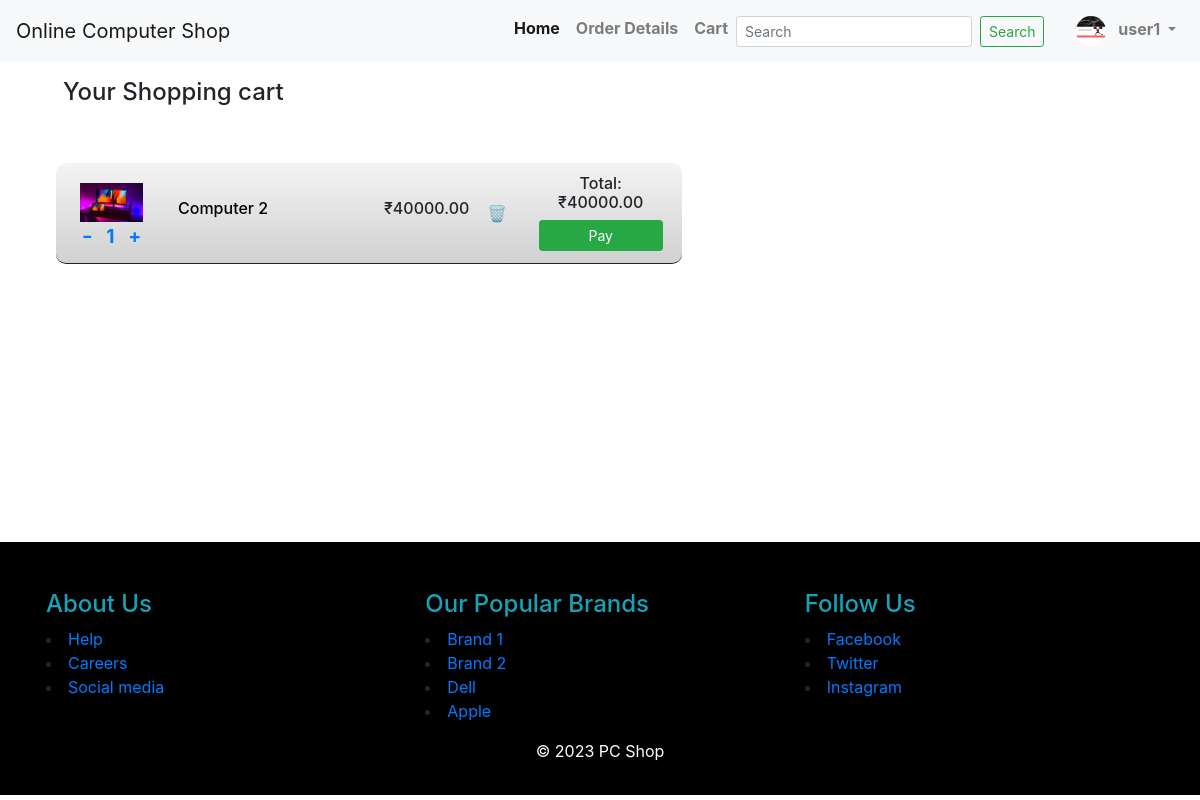
Page /cart (signed in) on the committed database.
### cart/models.py (models this page shows, shortened)
class CartItem(models.Model):
    STATUS_CHOICES = [
        ('orderPlaced', 'orderPlaced'),
        ('noOrderPlaced', 'noOrderPlaced'),
    ]
    cart = models.ForeignKey(Cart, on_delete=models.CASCADE)
    computer = models.ForeignKey(Computer, on_delete=models.CASCADE)
    quantity = models.IntegerField()
    price = models.DecimalField(max_digits=10, decimal_places=2)
    created_at = models.DateTimeField(auto_now_add=True)
    status = models.CharField(max_length=20, choices=STATUS_CHOICES, default='noOrderPlaced')

### computers/models.py (models this page shows, shortened)
class Computer(models.Model):
    name = models.CharField(max_length=100)
    brand = models.ForeignKey(Brand, on_delete=models.CASCADE)
    description = models.TextField()
    price = models.DecimalField(max_digits=10, decimal_places=2)
    stock = models.IntegerField()
    category = models.ForeignKey(Category, on_delete=models.CASCADE)
    processor = models.CharField(max_length=100)
    ram = models.IntegerField()  # in GB
    storage = models.CharField(max_length=100)  # e.g., '256GB SSD'
    custom_specs = models.TextField(blank=True, null=True)
    image1 = models.ImageField(upload_to='computers', blank=True, null=True)
    image2 = models.ImageField(upload_to='computers', blank=True, null=True)
    image3 = models.ImageField(upload_to='computers', blank=True, null=True)

class Brand(models.Model):
    name = models.CharField(max_length=100)
    description = models.TextField()
    logo = models.ImageField(upload_to='brands', blank=True, null=True)
    created_at = models.DateField(auto_now_add=True)
    def __str__(self):
        return self.name

### cart/views.py (the view)
# urls.py: path('', views.cart_list, name='cart_list'),
def cart_list(request):
    if not request.user.is_authenticated:
        return redirect('login')
    cart, created = Cart.objects.get_or_create(user=request.user)
    cart_items = CartItem.objects.filter(cart=cart, status='noOrderPlaced').order_by('-created_at')
    for item in cart_items:
        item.total_price = item.price * item.quantity
    return render(request, 'cart.html', {'cart_items':cart_items})

### home/context_processors.py (called while the page is built)
def user_profile(request):
    if request.user.is_authenticated:
        try:
            profile = request.user.profile
            profile_photo_url = profile.profile_photo.url if profile.profile_photo else static('images/default-profile.png')
        except User.profile.RelatedObjectDoesNotExist:
            profile_photo_url = static('images/user.png')
        return {
            'profile_photo_url': profile_photo_url
        }
    return {}

def allBrands(request):
    brands = Brand.objects.all()
    return {'brands':brands}

### templates/cart.html (shortened to what this page needs)
{% extends 'base.html' %}
{% load static %}
{% block content %}
<section>
    <div  class="container-fluid ">
        <div class="row pl-5">
            <div class="col-md-7" style="min-height: 30em;">
                <div class="mt-3">
                    <h4>
                        Your Shopping cart
                    </h4>
                </div>
                <div class="p-2 mt-5">
                    {% if cart_items %}
                        {% for cart in cart_items %}
                            <div class="row p-1 mb-2" style="width: 100%; border-bottom: solid 1px; border-radius: 10px; background-image: linear-gradient(rgba(27, 15, 15, 0.048), rgba(128, 128, 128, 0.363));">
                                <div class="col-2" style="display: flex; flex-direction: column; align-items: center; justify-content: center;">
                                    <img src="{{cart.computer.image1.url}}" alt="" style="width: 85%;margin-top: 1em;">
                                    <div class="row" style="  font-size: larger; font-weight: bold; display: flex ; flex-direction: row; justify-content: space-around; width: 100%;">
                                        <div class=" mx-auto" >
                                            <a href="{% url 'remove_cart' cart.computer.id %}" style="text-decoration: none;"><h4>-</h4></a>
                                        </div>
                                        <div class=" mx-auto">
                                            <a href="" style="text-decoration: none; cursor: default;">{{cart.quantity}}</a>
                                        </div>
                                        <div class="mx-auto">
                                            <a href="{% url 'cart_create' cart.computer.id %}" style="text-decoration: none;">+</a>
                                        </div>
                                    </div>
                                </div>
                                <div class="col-4"  style=" display: flex; flex-direction: column; justify-content: center;">
                                    <h6>
                                        <a href="{% url 'details' cart.computer.id %}" style="text-decoration: none; color: black;">{{cart.computer.name}}</a>
                                    </h6>
                                </div>
                                <div class="col-2"  style=" display: flex; flex-direction: column; justify-content: center;">
                                    <h6>₹{{cart.computer.price}}</h6>
                                </div>
                                <div class="col-1"  style=" display: flex; flex-direction: column; justify-content: center;">
                                    <a href="{% url 'cart_delete' cart.id %}" class="delete-link">🗑️</a>
                                </div>
                                <div class="col-3"  style=" display: flex; flex-direction: column; justify-content: center;">
                                    <h6 class="text-center"> Total: ₹{{cart.total_price}}</h6>
                                    <a href="{% url 'order_create' cart.id %}" class="btn btn-success btn-sm">Pay </a>
                                </div>
                            </div>
                        {% endfor %}
                    {% else %}
                    <div class="container p-5 text-center">
                        <h6>Your cart is empty</h6>
                        <a href="/">Continue Shopping</a>
                    </div>
                    {% endif %}
                </div>
            </div>
            <div class="col-md-5">
            </div>
        </div>
    </div>
</section>
{% endblock %}

### templates/base.html (shortened to what this page needs)
<!DOCTYPE html>
{% load static %}
<html lang="en">
<head>
    <link rel="stylesheet" href="https://stackpath.bootstrapcdn.com/bootstrap/4.5.2/css/bootstrap.min.css">
    <link rel="stylesheet" href="{% static 'css/bootstrap.min.css' %}">
    <link rel="stylesheet" type="text/css" href="{% static 'css/style.css' %}">
    <link rel="stylesheet" href="{% static 'css/custom.css' %}">
</head>
<body>
    <nav class="navbar navbar-expand-lg navbar-light bg-light">
        <a class="navbar-brand" href="#">Online Computer Shop</a>
        <div class="collapse navbar-collapse" id="navbarNav">
            <ul class="navbar-nav ml-auto">
                <li class="nav-item active">
                    <a class="nav-link " href="/" style="font-weight: bold;">Home <span class="sr-only">(current)</span></a>
                </li>
                <li class="nav-item">
                    <a class="nav-link" href="{% url 'order_list' %}" style="font-weight: bold;">Order Details</a>
                </li>
                <li class="nav-item">
                    <a class="nav-link" href="/cart" style="font-weight: bold;">Cart</a>
                </li>
                <form  class="form-inline my-2 my-lg-0"  method="get" action="{% url 'index' %}">
                    <input class="form-control form-control-sm mr-sm-2" type="search" name="q" placeholder="Search" aria-label="Search">
                    <button class="btn btn-outline-success my-2 my-sm-0 btn-sm" type="submit">Search</button>
                </form>
                {% if request.user.is_authenticated %}
                    <li class="nav-item dropdown d-flex align-items-center ml-4">
                        <a class="nav-link dropdown-toggle" href="#" id="userDropdown" role="button" data-toggle="dropdown" aria-haspopup="true" aria-expanded="false" style="font-weight: bold;">
                            {% if profile_photo_url %}
                                <img src="{{ profile_photo_url }}" alt="Profile Image" style="width: 30px; height: 30px; border-radius: 50%; margin-right: 8px;">
                            {% else %}
                                <img src="{% static 'images/user.png' %}" alt="Default Profile Image" style="width: 30px; height: 30px; border-radius: 50%; margin-right: 8px;">
                            {% endif %}
                            {{ request.user.username }}
                        </a>
                    </li>
                {% endif %}
            </ul>
        </div>
    </nav>
    {% block content %}{% endblock %}
    <footer>
        <div class="container p-3 pt-5">
            <div class="footer-content row">
                <div class="col-md-4">
                    <h4 class="text-info">About Us</h4>
                    <li><a href="error.html">Help</a></li>
                    <li><a href="error.html">Careers</a></li>
                    <li><a href="error.html">Social media</a></li>
                </div>
                <div class="col-md-4 ">
                    <h4 class="text-info">Our Popular Brands</h4>
                    {% for brand in brands|slice:":4" %}
                        <li><a href="#">{{ brand }}</a></li>
                    {% endfor %}
                </div>
                <div class="col-md-4  ">
                    <h4 class="text-info">Follow Us</h4>
                    <li><a href="error.html">Facebook</a></i></li>
                    <li><a href="error.html">Twitter</a></li>
                    <li><a href="error.html">Instagram</a></li>
                </div>
    <footer class="bg-black text-white text-center py-3" style=" width: 100%;">
        <p>&copy; 2023 PC Shop</p>
    </footer>
</body>
</html>

### static/css/style.css (style rules this page uses)
footer { background-color: #000000; }
footer p { margin: 0; }

### rows in the picture
CartItem: computer.image1 (picture), quantity "1", computer.name "Computer 2", computer.price "40000.00", total_price "40000.00"
Brand: name "Brand 1"
Brand: name "Brand 2"
Brand: name "Dell"
Brand: name "Apple"

### other values in the picture
{{ request.user.username }} "user1"
